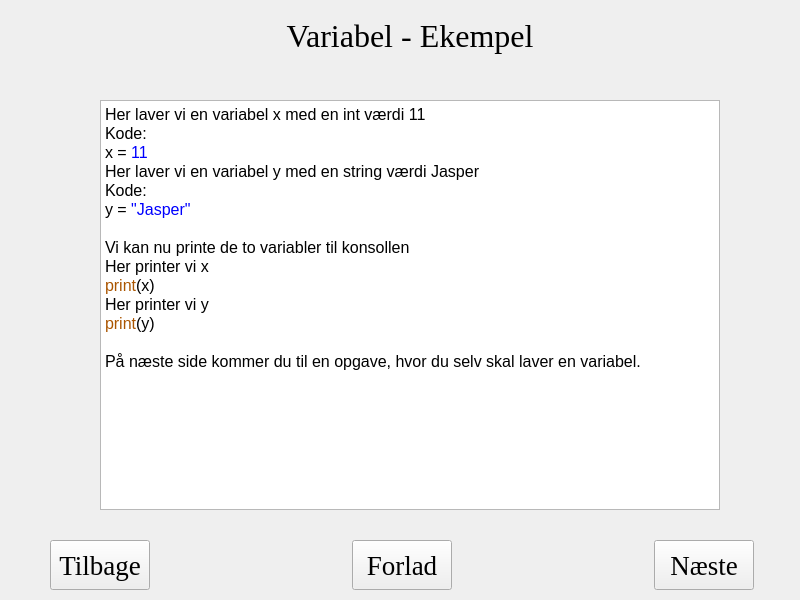
<?xml version="1.0" encoding="UTF-8"?>
<ui version="4.0">
 <class>Variabel</class>
 <widget class="QWidget" name="Variabel">
  <property name="geometry">
   <rect>
    <x>0</x>
    <y>0</y>
    <width>800</width>
    <height>600</height>
   </rect>
  </property>
  <property name="windowTitle">
   <string>Form</string>
  </property>
  <widget class="QLabel" name="label">
   <property name="geometry">
    <rect>
     <x>230</x>
     <y>10</y>
     <width>360</width>
     <height>51</height>
    </rect>
   </property>
   <property name="font">
    <font>
     <family>Times New Roman</family>
     <pointsize>24</pointsize>
    </font>
   </property>
   <property name="text">
    <string>Variabel - Ekempel</string>
   </property>
   <property name="alignment">
    <set>Qt::AlignCenter</set>
   </property>
  </widget>
  <widget class="QTextBrowser" name="textBrowser">
   <property name="geometry">
    <rect>
     <x>100</x>
     <y>100</y>
     <width>620</width>
     <height>410</height>
    </rect>
   </property>
   <property name="html">
    <string>&lt;!DOCTYPE HTML PUBLIC &quot;-//W3C//DTD HTML 4.0//EN&quot; &quot;http://www.w3.org/TR/REC-html40/strict.dtd&quot;&gt;
&lt;html&gt;&lt;head&gt;&lt;meta name=&quot;qrichtext&quot; content=&quot;1&quot; /&gt;&lt;style type=&quot;text/css&quot;&gt;
p, li { white-space: pre-wrap; }
&lt;/style&gt;&lt;/head&gt;&lt;body style=&quot; font-family:'MS Shell Dlg 2'; font-size:7.8pt; font-weight:400; font-style:normal;&quot;&gt;
&lt;p style=&quot; margin-top:0px; margin-bottom:0px; margin-left:0px; margin-right:0px; -qt-block-indent:0; text-indent:0px;&quot;&gt;&lt;span style=&quot; font-size:12pt;&quot;&gt;Her laver vi en variabel x med en int værdi 11&lt;/span&gt;&lt;/p&gt;
&lt;p style=&quot; margin-top:0px; margin-bottom:0px; margin-left:0px; margin-right:0px; -qt-block-indent:0; text-indent:0px;&quot;&gt;&lt;span style=&quot; font-size:12pt;&quot;&gt;Kode:&lt;/span&gt;&lt;/p&gt;
&lt;p style=&quot; margin-top:0px; margin-bottom:0px; margin-left:0px; margin-right:0px; -qt-block-indent:0; text-indent:0px;&quot;&gt;&lt;span style=&quot; font-size:12pt;&quot;&gt;x = &lt;/span&gt;&lt;span style=&quot; font-size:12pt; color:#0000ff;&quot;&gt;11&lt;/span&gt;&lt;/p&gt;
&lt;p style=&quot; margin-top:0px; margin-bottom:0px; margin-left:0px; margin-right:0px; -qt-block-indent:0; text-indent:0px;&quot;&gt;&lt;span style=&quot; font-size:12pt;&quot;&gt;Her laver vi en variabel y med en string værdi Jasper&lt;/span&gt;&lt;/p&gt;
&lt;p style=&quot; margin-top:0px; margin-bottom:0px; margin-left:0px; margin-right:0px; -qt-block-indent:0; text-indent:0px;&quot;&gt;&lt;span style=&quot; font-size:12pt;&quot;&gt;Kode:&lt;/span&gt;&lt;/p&gt;
&lt;p style=&quot; margin-top:0px; margin-bottom:0px; margin-left:0px; margin-right:0px; -qt-block-indent:0; text-indent:0px;&quot;&gt;&lt;span style=&quot; font-size:12pt;&quot;&gt;y = &lt;/span&gt;&lt;span style=&quot; font-size:12pt; color:#0000ff;&quot;&gt;&amp;quot;Jasper&amp;quot;&lt;/span&gt;&lt;/p&gt;
&lt;p style=&quot;-qt-paragraph-type:empty; margin-top:0px; margin-bottom:0px; margin-left:0px; margin-right:0px; -qt-block-indent:0; text-indent:0px; font-size:12pt; color:#0000ff;&quot;&gt;&lt;br /&gt;&lt;/p&gt;
&lt;p style=&quot; margin-top:0px; margin-bottom:0px; margin-left:0px; margin-right:0px; -qt-block-indent:0; text-indent:0px;&quot;&gt;&lt;span style=&quot; font-size:12pt; color:#000000;&quot;&gt;Vi kan nu printe de to variabler til konsollen &lt;/span&gt;&lt;/p&gt;
&lt;p style=&quot; margin-top:0px; margin-bottom:0px; margin-left:0px; margin-right:0px; -qt-block-indent:0; text-indent:0px;&quot;&gt;&lt;span style=&quot; font-size:12pt; color:#000000;&quot;&gt;Her printer vi x&lt;/span&gt;&lt;/p&gt;
&lt;p style=&quot; margin-top:0px; margin-bottom:0px; margin-left:0px; margin-right:0px; -qt-block-indent:0; text-indent:0px;&quot;&gt;&lt;span style=&quot; font-size:12pt; color:#aa5500;&quot;&gt;print&lt;/span&gt;&lt;span style=&quot; font-size:12pt; color:#000000;&quot;&gt;(x)&lt;/span&gt;&lt;/p&gt;
&lt;p style=&quot; margin-top:0px; margin-bottom:0px; margin-left:0px; margin-right:0px; -qt-block-indent:0; text-indent:0px;&quot;&gt;&lt;span style=&quot; font-size:12pt; color:#000000;&quot;&gt;Her printer vi y&lt;/span&gt;&lt;/p&gt;
&lt;p style=&quot; margin-top:0px; margin-bottom:0px; margin-left:0px; margin-right:0px; -qt-block-indent:0; text-indent:0px;&quot;&gt;&lt;span style=&quot; font-size:12pt; color:#aa5500;&quot;&gt;print&lt;/span&gt;&lt;span style=&quot; font-size:12pt; color:#000000;&quot;&gt;(y)&lt;/span&gt;&lt;/p&gt;
&lt;p style=&quot;-qt-paragraph-type:empty; margin-top:0px; margin-bottom:0px; margin-left:0px; margin-right:0px; -qt-block-indent:0; text-indent:0px; font-size:12pt; color:#000000;&quot;&gt;&lt;br /&gt;&lt;/p&gt;
&lt;p style=&quot; margin-top:0px; margin-bottom:0px; margin-left:0px; margin-right:0px; -qt-block-indent:0; text-indent:0px;&quot;&gt;&lt;span style=&quot; font-size:12pt; color:#000000;&quot;&gt;På næste side kommer du til en opgave, hvor du selv skal laver en variabel.&lt;/span&gt;&lt;/p&gt;&lt;/body&gt;&lt;/html&gt;</string>
   </property>
  </widget>
  <widget class="QPushButton" name="btnForlad">
   <property name="geometry">
    <rect>
     <x>352</x>
     <y>540</y>
     <width>100</width>
     <height>50</height>
    </rect>
   </property>
   <property name="font">
    <font>
     <family>Times New Roman</family>
     <pointsize>20</pointsize>
    </font>
   </property>
   <property name="text">
    <string>Forlad</string>
   </property>
  </widget>
  <widget class="QPushButton" name="btnNst">
   <property name="geometry">
    <rect>
     <x>654</x>
     <y>540</y>
     <width>100</width>
     <height>50</height>
    </rect>
   </property>
   <property name="font">
    <font>
     <family>Times New Roman</family>
     <pointsize>20</pointsize>
    </font>
   </property>
   <property name="text">
    <string>Næste</string>
   </property>
  </widget>
  <widget class="QPushButton" name="btnTilbage">
   <property name="geometry">
    <rect>
     <x>50</x>
     <y>540</y>
     <width>100</width>
     <height>50</height>
    </rect>
   </property>
   <property name="font">
    <font>
     <family>Times New Roman</family>
     <pointsize>20</pointsize>
    </font>
   </property>
   <property name="text">
    <string>Tilbage</string>
   </property>
  </widget>
 </widget>
 <resources/>
 <connections/>
</ui>
